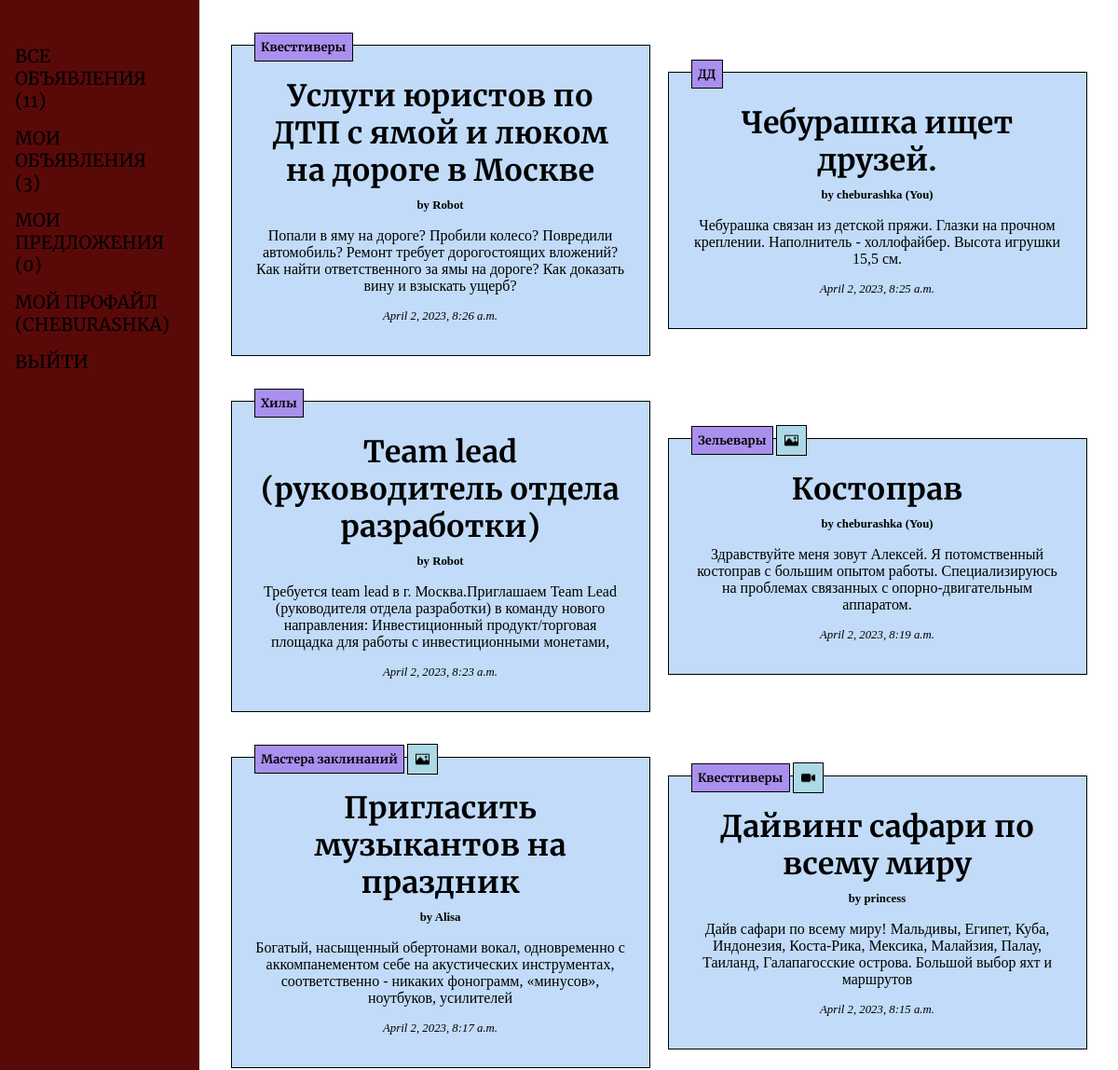
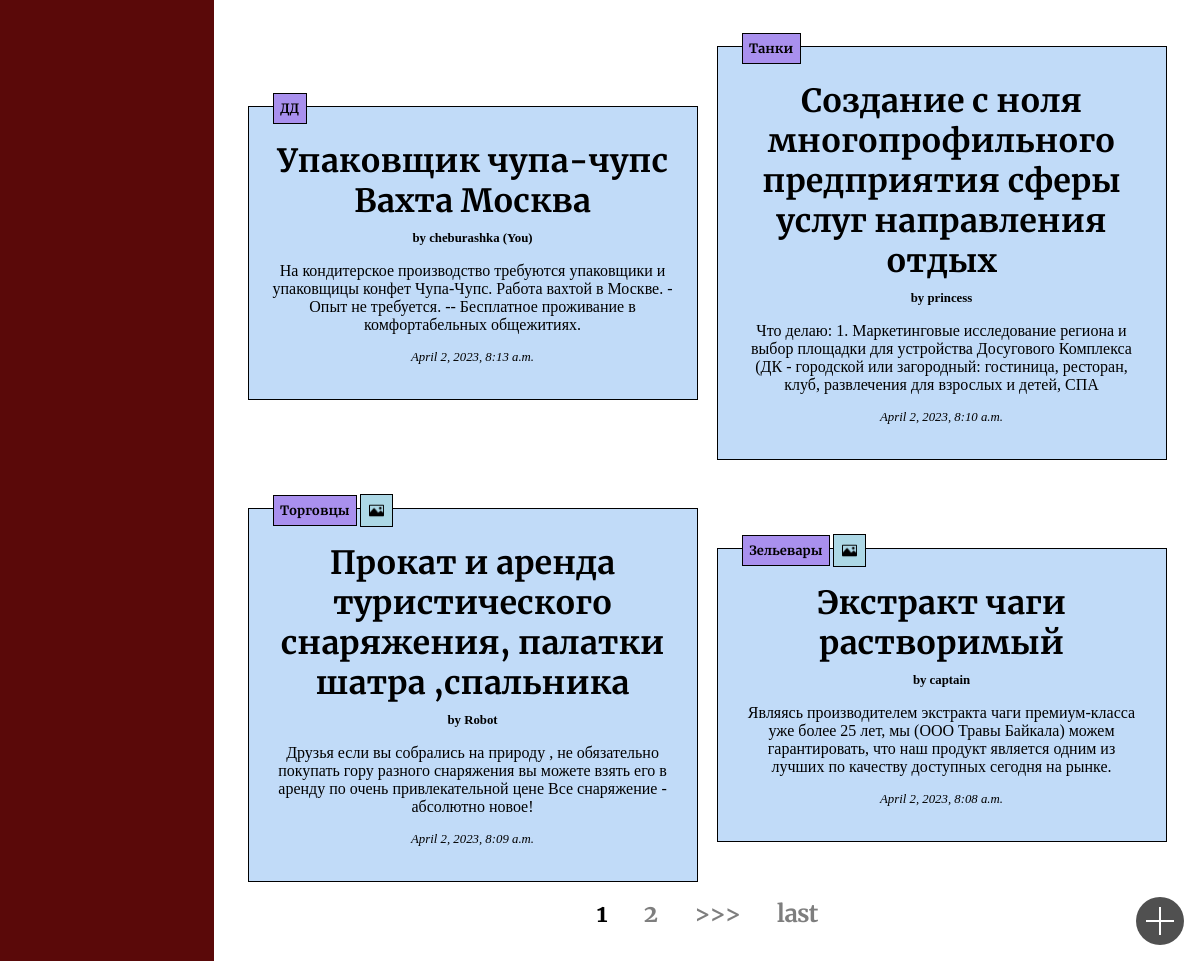
Screenshot of / (signed in) with the database file from the repository (2 pictures, top to bottom).
### ads/models.py (models this page shows, shortened)
class Ad(models.Model):
    author = models.ForeignKey('auth.User', on_delete=models.CASCADE)
    category = models.CharField(
        max_length=2,
        choices=[
            ('TA', 'Танки'),
            ('HE', 'Хилы'),
            ('DD', 'ДД'),
            ('TR', 'Торговцы'),
            ('GM', 'Гилдмастеры'),
            ('QG', 'Квестгиверы'),
            ('BM', 'Кузнецы'),
            ('LM', 'Кожевники'),
            ('PM', 'Зельевары'),
            ('SM', 'Мастера заклинаний')
        ],
        default='TA'
    )
    posted = models.DateTimeField(auto_now_add=True)
    title = models.CharField(max_length=255)
    content = models.TextField()
    image1 = models.ImageField(upload_to='images/', null=True, blank=True)
    image2 = models.ImageField(upload_to='images/', null=True, blank=True)
    image3 = models.ImageField(upload_to='images/', null=True, blank=True)
    video = models.FileField(upload_to='videos/', null=True, blank=True,
                             validators=[validate_video_format])

### ads/views.py (the view)
# urls.py: path('', AdList.as_view(), name='ads_list'),
class AdList(LoginRequiredMixin, ListView):
    model = Ad
    template_name = 'ads/ad_list.html'
    context_object_name = 'ads'
    ordering = ['-posted']
    paginate_by = 10

### billboard/context_processors.py (called while the page is built)
def counters(request):
    if request.user.is_authenticated:
        return {
            'all_ads': Ad.objects.all(),
            'user_ads': Ad.objects.filter(author=request.user),
            'user_offers': Offer.objects.filter(ad__author=request.user),
        }
    else:
        return {
            'all_ads': Ad.objects.none(),
            'user_ads': Ad.objects.none(),
            'user_offers': Offer.objects.none(),
        }

### templates/ads/ad_list.html (shortened to what this page needs)
{% extends 'default.html' %}
{% load static %}
{% block content %}
  <div class="main__ads-wrapper">
    {% for ad in ads %}
      <div class="main__ads-wrapper_card">
        <a href="{% url 'ad_detail' ad.id %}">
          <h2>{{ ad.title }}</h2>
          <p class="main__ads-wrapper_card_author">
            by {{ ad.author }}
            {% if ad.author == request.user %}
             (You)
            {% endif %}
          </p>
          <p class="main__ads-wrapper_card_content">{{ ad.content | truncatewords:50 }}</p>
          <p class="main__ads-wrapper_card_time">{{ ad.posted }}</p>
            <div class="main__ads-wrapper_card_icons">
              <p class="main__ads-wrapper_card_icons_category">{{ ad.get_category_display }}</p>
              {% if ad.image1 or ad.image2 or ad.image3 %}
                <img class="main__ads-wrapper_card_icons_photo" src="{% static 'img/photo.png' %}" alt="" width=15 height=15>
              {% endif %}
              {% if ad.video %}
                <img class="main__ads-wrapper_card_icons_video" src="{% static 'img/video.png' %}" alt="" width=15 height=15>
              {% endif %}
            </div>
        </a>
      </div>
    {% empty %}
      <h2>No ads!</h2>
    {% endfor %}
    <a href="{% url 'ad_create' %}" class="main__ads-wrapper_new-ad"></a>
  </div>
  {% if is_paginated %}
      <nav>
        <ul class="pagination">
          {% for num in page_obj.paginator.page_range %}
            {% if page_obj.number == num %}
              <li class="pagination_active">{{ num }}</li>
            {% elif num > page_obj.number|add:'-3' and num < page_obj.number|add:3 %}
              <li><a href="?page={{ num }}">{{ num }}</a></li>
            {% endif %}
          {% endfor %}
          {% if page_obj.has_next %}
            <li><a href="?page={{ page_obj.next_page_number }}">>>></a></li>
            <li><a href="?page={{ page_obj.paginator.num_pages }}">Last</a></li>
          {% endif %}
        </ul>
      </nav>
    {% endif %}
{% endblock content %}

### templates/default.html (shortened to what this page needs)
{% load static %}
<!DOCTYPE html>
<html lang="en">
<head>
  <link rel="stylesheet" href="{% static 'css/generic.css' %}">
  <link rel="stylesheet" href="{% static 'css/billboard.css' %}">
</head>
<body>
  <aside>
    <ul>
      <li><a href="/">Все объявления ({{ all_ads | length }})</a></li>
      <li><a href="{% url 'my_ads' %}">Мои объявления ({{ user_ads | length }})</a></li>
      <li><a href="{% url 'offers' %}">Мои предложения ({{ user_offers | length }})</a></li>
      <li><a href="{% url 'user_detail' %}">Мой профайл ({{ request.user.username }})</a></li>
      <li><a href="{% url 'account_logout' %}">Выйти</a></li>
    </ul>
  </aside>
  <main>
    {% block content %}
    {% endblock content %}
  </main>
</body>
</html>

### static/css/generic.css (style rules this page uses)
html { font-family: Georgia, 'Times New Roman', Times, serif; font-size: 100%; }
body { margin: 0; padding: 0; display: grid; grid-template-columns: 1fr 5fr; height: 100vh; }
aside { background-color: rgb(90, 9, 9); }
main { padding: 2rem; text-align: center; }
h2 { margin: 10px auto; font-family: 'Merriweather', Helvetica, Arial, sans-serif; font-size: 2rem; font-weight: 700; }
p { margin: 10px 0; padding: 0; }
a { color: rgb(0,0,0); text-decoration: none; }
aside { position: relative; padding-right: 1rem; }
aside > ul { font-family: 'Merriweather', Helvetica, Arial, sans-serif; font-size: 1.2rem; text-transform: uppercase; position: sticky; top: 3rem; list-style-type: none; padding: 0 1rem; }
aside > ul > li { margin: 1rem 0; }

### static/css/billboard.css (style rules this page uses)
.main__ads-wrapper { display: flex; flex-wrap: wrap; align-items: center; gap: 1rem; }
.main__ads-wrapper_card { border: 1px solid black; padding: 1.5rem; margin: 1rem auto; text-align: center; background-color: rgb(193, 219, 248); max-width: 400px; position: relative; }
.main__ads-wrapper_card_content { margin: 1rem 0; }
.main__ads-wrapper_card_author, .main__ads-wrapper_card_time, .main__ads-wrapper_card_category { font-size: 0.8rem; }
.main__ads-wrapper_card_author { font-weight: 700; }
.main__ads-wrapper_card_time { font-style: italic; }
.main__ads-wrapper_card_icons { display: flex; align-items: center; gap: 3px; position: absolute; top: -1.5rem; }
.main__ads-wrapper_card_icons_category { font-family: 'Merriweather', Helvetica, Arial, sans-serif; font-weight: 700; font-size: 0.8rem; padding: 0.5em; background-color: rgb(169, 144, 238); border: 1px solid black; }
.main__ads-wrapper_card_icons_photo, .main__ads-wrapper_card_icons_video { background-color: lightblue; border: 1px solid black; padding: 0.5rem; }
.main__ads-wrapper_card_icons_video { top: 4rem; }
.main__ads-wrapper_new-ad { position: fixed; bottom: 1rem; right: 1rem; width: 3rem; height: 3rem; border-radius: 50%; background: rgb(80, 80, 80); transition-duration: 0.5s; }
.main__ads-wrapper_new-ad:before, .main__ads-wrapper_new-ad:after { content: ""; position: absolute; background: #fff; }
.main__ads-wrapper_new-ad:before { left: 50%; top: 20%; bottom: 20%; width: 2px; transform: translateX(-50%); }
.main__ads-wrapper_new-ad:after { top: 50%; left: 20%; right: 20%; height: 2px; transform: translateY(-50%); }
.pagination { display: inline-block; vertical-align: bottom; padding: 0; margin: 0; font-family: 'Merriweather', Helvetica, Arial, sans-serif; font-size: 1.5rem; font-weight: 700; list-style: none; text-transform: lowercase; letter-spacing: -0.05rem; }
.pagination > li { display: inline; margin: 0 1rem; opacity: 0.5; }
.pagination_active { opacity: 1 !important; }

### rows the page displays
Ad: title "Услуги юристов по ДТП с ямой и люком на дороге в Москве", author "Robot", content "Попали в яму на дороге? Пробили колесо? Повредили автомобиль? Ремонт требует дорогостоящих вложений? Как найти ответственного за ямы на дороге? Как доказать вину и взыскать ущерб?", posted "April 2, 2023, 8:26 a.m.", category "Квестгиверы"
Ad: title "Чебурашка ищет друзей.", author "cheburashka", shows "(You)", content "Чебурашка связан из детской пряжи. Глазки на прочном креплении. Наполнитель - холлофайбер. Высота игрушки 15,5 см.", posted "April 2, 2023, 8:25 a.m.", category "ДД"
Ad: title "Team lead (руководитель отдела разработки)", author "Robot", content "Требуется team lead в г. Москва.Приглашаем Team Lead (руководителя отдела разработки) в команду нового направления: Инвестиционный продукт/торговая площадка для работы с инвестиционными монетами,", posted "April 2, 2023, 8:23 a.m.", category "Хилы"
Ad: title "Костоправ", author "cheburashka", shows "(You)", content "Здравствуйте меня зовут Алексей. Я потомственный костоправ с большим опытом работы. Специализируюсь на проблемах связанных с опорно-двигательным аппаратом.", posted "April 2, 2023, 8:19 a.m.", category "Зельевары"
Ad: title "Пригласить музыкантов на праздник", author "Alisa", content "Богатый, насыщенный обертонами вокал, одновременно с аккомпанементом себе на акустических инструментах, соответственно - никаких фонограмм, «минусов», ноутбуков, усилителей", posted "April 2, 2023, 8:17 a.m.", category "Мастера заклинаний"
Ad: title "Дайвинг сафари по всему миру", author "princess", content "Дайв сафари по всему миру! Мальдивы, Египет, Куба, Индонезия, Коста-Рика, Мексика, Малайзия, Палау, Таиланд, Галапагосские острова. Большой выбор яхт и маршрутов", posted "April 2, 2023, 8:15 a.m.", category "Квестгиверы"
Ad: title "Упаковщик чупа-чупс Вахта Москва", author "cheburashka", shows "(You)", content "На кондитерское производство требуются упаковщики и упаковщицы конфет Чупа-Чупс. Работа вахтой в Москве. - Опыт не требуется. -- Бесплатное проживание в комфортабельных общежитиях.", posted "April 2, 2023, 8:13 a.m.", category "ДД"
Ad: title "Создание с ноля многопрофильного предприятия сферы услуг направления отдых", author "princess", content "Что делаю: 1. Маркетинговые исследование региона и выбор площадки для устройства Досугового Комплекса (ДК - городской или загородный: гостиница, ресторан, клуб, развлечения для взрослых и детей, СПА", posted "April 2, 2023, 8:10 a.m.", category "Танки"
Ad: title "Прокат и аренда туристического снаряжения, палатки шатра ,спальника", author "Robot", content "Друзья если вы собрались на природу , не обязательно покупать гору разного снаряжения вы можете взять его в аренду по очень привлекательной цене Все снаряжение - абсолютно новое!", posted "April 2, 2023, 8:09 a.m.", category "Торговцы"
Ad: title "Экстракт чаги растворимый", author "captain", content "Являясь производителем экстракта чаги премиум-класса уже более 25 лет, мы (ООО Травы Байкала) можем гарантировать, что наш продукт является одним из лучших по качеству доступных сегодня на рынке.", posted "April 2, 2023, 8:08 a.m.", category "Зельевары"

### other values shown
{{ all_ads | length }} "11"
{{ user_ads | length }} "3"
{{ user_offers | length }} "0"
{{ request.user.username }} "CHEBURASHKA"
{{ num }} "1"
{{ num }} "2"
